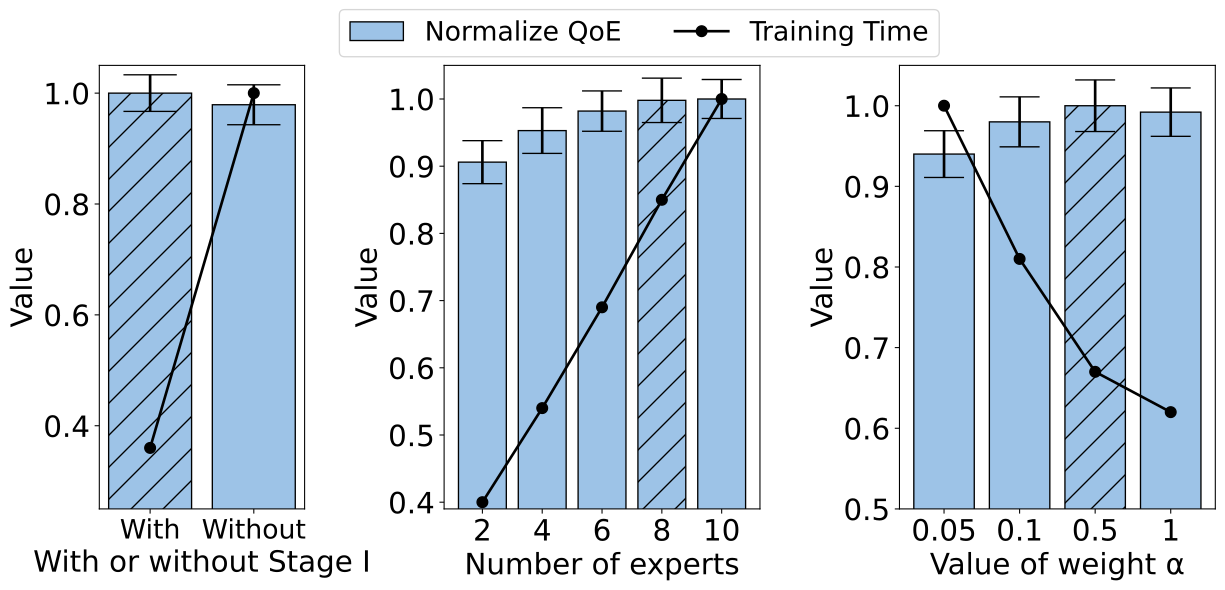

Write Python code to recreate this figure.
import matplotlib.pyplot as plt


# 左边子图数据
label_left = ['Normalize QoE','Training Time']
x_labels_left = ['2', '4', '6','8','10' ]
values_left = [0.906, 0.953, 0.982,0.998,1]
values_left_2 = [0.40, 0.54, 0.69,0.85,1]
errors_left = [0.032, 0.034, 0.030,0.033,0.029]
colors_left = ['#9dc3e7', '#9dc3e7', '#9dc3e7','#9dc3e7', '#9dc3e7']
hatches_left = ['','','','/',  '']

labels_right = ['With','Without']
values_right = [1, 0.979]
values_right_2 = [0.36, 1]
errors_right = [0.033, 0.036]
colors_right = ['#9dc3e7','#9dc3e7']
hatches_right = ['/', '']


labels_3 = ['0.05','0.1','0.5','1']
values_3 = [0.94, 0.98,1,0.992]
values_3_2 = [1,0.81,0.67,0.62]
errors_3 = [0.029, 0.031,0.032,0.030]
colors_3 = ['#9dc3e7', '#9dc3e7', '#9dc3e7','#9dc3e7', '#9dc3e7']
hatches_3 = ['','','/','']



fig, (ax1, ax2,ax3) = plt.subplots(1, 3, figsize=(15, 6),gridspec_kw={'width_ratios': [1.3, 2, 2]})

bars2 = ax1.bar(labels_right, values_right, yerr=errors_right, color=colors_right, edgecolor='black', capsize=20 ,error_kw=dict(elinewidth=2))
for i, bar in enumerate(bars2):
    bar.set_hatch(hatches_right[i])
    # bar.set_label(labels_right[i])

ax1.set_xlabel('With or without Stage I',fontsize=22)
ax1.set_ylabel('Value',fontsize=22)
ax1.set_ylim(0.25, 1.05)
ax1.tick_params(axis='y', labelsize=22)
ax1.set_xticks(range(len(labels_right)))
ax1.set_xticklabels(labels_right, fontsize=20,rotation=0)
ax1.tick_params(labelleft=True)


# 折线图
x = list(range(len(labels_right)))  # x 坐标是 0, 1, 2, ...
ax1.plot(x, values_right_2, color='black', marker='o', linewidth=2, markersize=8)





bars1 = ax2.bar(x_labels_left, values_left, yerr=errors_left, color=colors_left, edgecolor='black', capsize=15 ,error_kw=dict(elinewidth=2))
for i, bar in enumerate(bars1):
    bar.set_hatch(hatches_left[i])
    # bar.set_label(x_labels_left[i])

# 折线图
x = list(range(len(x_labels_left)))  # x 坐标是 0, 1, 2, ...
ax2.plot(x, values_left_2, color='black', marker='o', linewidth=2, markersize=8)

# 添加标题和标签
# plt.title('示例柱状图')
ax2.set_xlabel('Number of experts',fontsize=22)
ax2.set_ylabel('Value',fontsize=22)
ax2.set_ylim(0.39, 1.05)
ax2.tick_params(axis='y', labelsize=22)
ax2.set_xticks(range(len(x_labels_left)))
ax2.set_xticklabels(x_labels_left, fontsize=22,rotation=0)





bars3 = ax3.bar(labels_3, values_3, yerr=errors_3, color=colors_3, edgecolor='black', capsize=15 ,error_kw=dict(elinewidth=2))
for i, bar in enumerate(bars3):
    bar.set_hatch(hatches_3[i])
    # bar.set_label(labels_3[i])
    if i ==0:
        bar.set_label(label_left[0])  # 只给第一个柱子设置图例标签


# 折线图
x = list(range(len(labels_3)))  # x 坐标是 0, 1, 2, ...
ax3.plot(x, values_3_2, color='black', marker='o', linewidth=2, markersize=8, label=label_left[1])

ax3.set_xlabel('Value of weight α',fontsize=22)
ax3.set_ylabel('Value',fontsize=22)
ax3.set_ylim(0.5, 1.05)
ax3.tick_params(axis='y', labelsize=22)
ax3.set_xticks(range(len(labels_3)))
ax3.set_xticklabels(labels_3, fontsize=22,rotation=0)

# 开启右边子图的 y 轴刻度标签
ax3.tick_params(labelleft=True)




fig.legend(loc='upper center', bbox_to_anchor=(0.5, 1.0), fontsize=20, ncol=4)




plt.subplots_adjust(wspace=0.5)  # 把子图横向间距调大一些，默认大概是 0.2
# 保存到当前目录（支持 PNG、JPG、PDF、SVG 等）
plt.savefig("F_7.svg", dpi=600, bbox_inches='tight')  # dpi 可调清晰度
plt.close()